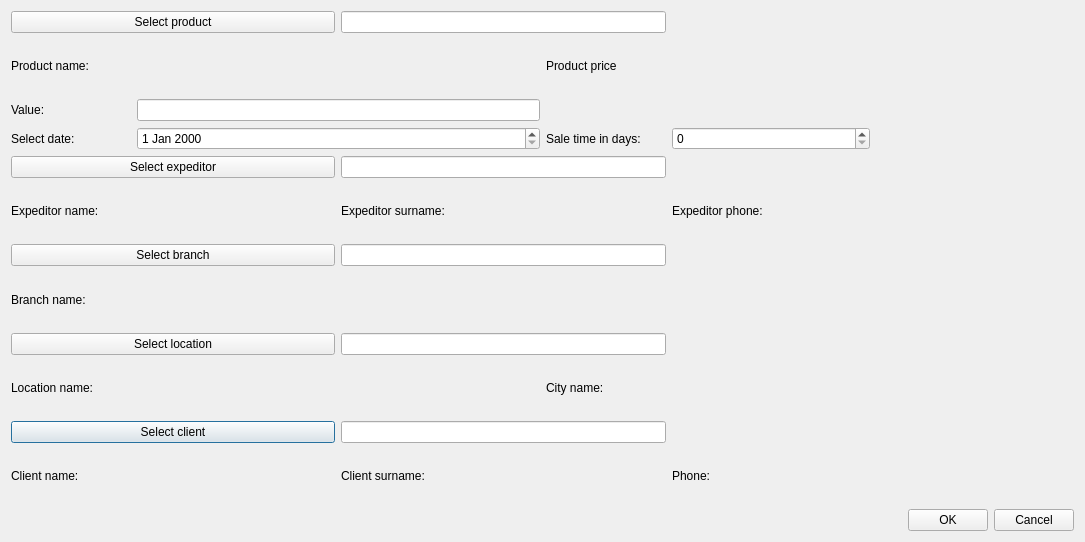
<?xml version="1.0" encoding="UTF-8"?>
<ui version="4.0">
 <class>CreatePriceExtension</class>
 <widget class="QDialog" name="CreatePriceExtension">
  <property name="geometry">
   <rect>
    <x>0</x>
    <y>0</y>
    <width>1085</width>
    <height>542</height>
   </rect>
  </property>
  <property name="minimumSize">
   <size>
    <width>150</width>
    <height>0</height>
   </size>
  </property>
  <property name="maximumSize">
   <size>
    <width>16777215</width>
    <height>16777215</height>
   </size>
  </property>
  <property name="windowTitle">
   <string>Create/Update price extension</string>
  </property>
  <property name="locale">
   <locale language="English" country="UnitedStates"/>
  </property>
  <property name="modal">
   <bool>false</bool>
  </property>
  <layout class="QGridLayout" name="gridLayout">
   <property name="leftMargin">
    <number>11</number>
   </property>
   <property name="topMargin">
    <number>11</number>
   </property>
   <property name="rightMargin">
    <number>11</number>
   </property>
   <property name="bottomMargin">
    <number>11</number>
   </property>
   <item row="3" column="4">
    <widget class="QSpinBox" name="daySpb">
     <property name="maximum">
      <number>365</number>
     </property>
    </widget>
   </item>
   <item row="11" column="1">
    <widget class="QLabel" name="clientNamePh">
     <property name="font">
      <font>
       <family>Times New Roman</family>
       <pointsize>12</pointsize>
       <weight>75</weight>
       <italic>true</italic>
       <bold>true</bold>
      </font>
     </property>
     <property name="text">
      <string/>
     </property>
    </widget>
   </item>
   <item row="8" column="2" colspan="2">
    <widget class="QLineEdit" name="locationEdit">
     <property name="readOnly">
      <bool>true</bool>
     </property>
    </widget>
   </item>
   <item row="11" column="0">
    <widget class="QLabel" name="clientNameLb">
     <property name="text">
      <string>Client name:</string>
     </property>
    </widget>
   </item>
   <item row="3" column="1" colspan="2">
    <widget class="QDateEdit" name="dateEdit"/>
   </item>
   <item row="3" column="0">
    <widget class="QLabel" name="dateLb">
     <property name="text">
      <string>Select date:</string>
     </property>
    </widget>
   </item>
   <item row="3" column="3">
    <widget class="QLabel" name="dayCountLb">
     <property name="text">
      <string>Sale time in days:</string>
     </property>
    </widget>
   </item>
   <item row="11" column="3">
    <widget class="QLabel" name="clientSurnamePh">
     <property name="font">
      <font>
       <family>Times New Roman</family>
       <pointsize>12</pointsize>
       <weight>75</weight>
       <italic>true</italic>
       <bold>true</bold>
      </font>
     </property>
     <property name="text">
      <string/>
     </property>
    </widget>
   </item>
   <item row="2" column="0">
    <widget class="QLabel" name="valueLb">
     <property name="text">
      <string>Value:</string>
     </property>
    </widget>
   </item>
   <item row="2" column="1" colspan="2">
    <widget class="QLineEdit" name="valueEdit"/>
   </item>
   <item row="11" column="5">
    <widget class="QLabel" name="clientPhonePh">
     <property name="font">
      <font>
       <family>Times New Roman</family>
       <pointsize>12</pointsize>
       <weight>75</weight>
       <italic>true</italic>
       <bold>true</bold>
      </font>
     </property>
     <property name="text">
      <string/>
     </property>
    </widget>
   </item>
   <item row="11" column="4">
    <widget class="QLabel" name="clientPhoneLb">
     <property name="text">
      <string>Phone:</string>
     </property>
    </widget>
   </item>
   <item row="9" column="3">
    <widget class="QLabel" name="cityNameLb">
     <property name="minimumSize">
      <size>
       <width>120</width>
       <height>0</height>
      </size>
     </property>
     <property name="text">
      <string>City name:</string>
     </property>
    </widget>
   </item>
   <item row="9" column="1" colspan="2">
    <widget class="QLabel" name="regionNamePh">
     <property name="font">
      <font>
       <family>Times New Roman</family>
       <pointsize>12</pointsize>
       <weight>75</weight>
       <italic>true</italic>
       <bold>true</bold>
      </font>
     </property>
     <property name="text">
      <string/>
     </property>
    </widget>
   </item>
   <item row="9" column="0">
    <widget class="QLabel" name="rgNameLb">
     <property name="text">
      <string>Location name:</string>
     </property>
    </widget>
   </item>
   <item row="10" column="0" colspan="2">
    <widget class="QPushButton" name="clientBtn">
     <property name="text">
      <string>Select client</string>
     </property>
    </widget>
   </item>
   <item row="11" column="2">
    <widget class="QLabel" name="label_2">
     <property name="text">
      <string>Client surname:</string>
     </property>
    </widget>
   </item>
   <item row="0" column="0" colspan="2">
    <widget class="QPushButton" name="productBtn">
     <property name="minimumSize">
      <size>
       <width>200</width>
       <height>0</height>
      </size>
     </property>
     <property name="text">
      <string>Select product</string>
     </property>
    </widget>
   </item>
   <item row="0" column="2" colspan="2">
    <widget class="QLineEdit" name="productEdit">
     <property name="toolTip">
      <string>&lt;html&gt;&lt;head/&gt;&lt;body&gt;&lt;p&gt;Enter client ID&lt;/p&gt;&lt;/body&gt;&lt;/html&gt;</string>
     </property>
     <property name="readOnly">
      <bool>true</bool>
     </property>
    </widget>
   </item>
   <item row="10" column="2" colspan="2">
    <widget class="QLineEdit" name="clientEdit">
     <property name="readOnly">
      <bool>true</bool>
     </property>
    </widget>
   </item>
   <item row="8" column="0" colspan="2">
    <widget class="QPushButton" name="locationBtn">
     <property name="text">
      <string>Select location</string>
     </property>
    </widget>
   </item>
   <item row="7" column="0">
    <widget class="QLabel" name="brNameLb">
     <property name="minimumSize">
      <size>
       <width>120</width>
       <height>0</height>
      </size>
     </property>
     <property name="maximumSize">
      <size>
       <width>50</width>
       <height>16777215</height>
      </size>
     </property>
     <property name="text">
      <string>Branch name:</string>
     </property>
    </widget>
   </item>
   <item row="6" column="2" colspan="2">
    <widget class="QLineEdit" name="branchEdit">
     <property name="toolTip">
      <string>&lt;html&gt;&lt;head/&gt;&lt;body&gt;&lt;p&gt;Enter employee ID&lt;/p&gt;&lt;/body&gt;&lt;/html&gt;</string>
     </property>
     <property name="readOnly">
      <bool>true</bool>
     </property>
    </widget>
   </item>
   <item row="6" column="0" colspan="2">
    <widget class="QPushButton" name="branchBtn">
     <property name="text">
      <string>Select branch</string>
     </property>
    </widget>
   </item>
   <item row="1" column="0">
    <widget class="QLabel" name="prNameLb">
     <property name="minimumSize">
      <size>
       <width>120</width>
       <height>0</height>
      </size>
     </property>
     <property name="maximumSize">
      <size>
       <width>50</width>
       <height>16777215</height>
      </size>
     </property>
     <property name="text">
      <string>Product name:</string>
     </property>
    </widget>
   </item>
   <item row="12" column="0" colspan="6">
    <layout class="QHBoxLayout" name="horizontalLayout">
     <item>
      <spacer name="horizontalSpacer">
       <property name="orientation">
        <enum>Qt::Horizontal</enum>
       </property>
       <property name="sizeHint" stdset="0">
        <size>
         <width>40</width>
         <height>20</height>
        </size>
       </property>
      </spacer>
     </item>
     <item>
      <widget class="QPushButton" name="okBtn">
       <property name="text">
        <string>OK</string>
       </property>
      </widget>
     </item>
     <item>
      <widget class="QPushButton" name="cancelBtn">
       <property name="text">
        <string>Cancel</string>
       </property>
      </widget>
     </item>
    </layout>
   </item>
   <item row="1" column="1" colspan="2">
    <widget class="QLabel" name="prNamePh">
     <property name="minimumSize">
      <size>
       <width>100</width>
       <height>0</height>
      </size>
     </property>
     <property name="font">
      <font>
       <family>Times New Roman</family>
       <pointsize>12</pointsize>
       <weight>75</weight>
       <italic>true</italic>
       <bold>true</bold>
      </font>
     </property>
     <property name="text">
      <string/>
     </property>
    </widget>
   </item>
   <item row="1" column="3">
    <widget class="QLabel" name="prPriceLb">
     <property name="minimumSize">
      <size>
       <width>120</width>
       <height>0</height>
      </size>
     </property>
     <property name="maximumSize">
      <size>
       <width>50</width>
       <height>16777215</height>
      </size>
     </property>
     <property name="text">
      <string>Product price</string>
     </property>
    </widget>
   </item>
   <item row="1" column="4" colspan="2">
    <widget class="QLabel" name="prPricePh">
     <property name="minimumSize">
      <size>
       <width>100</width>
       <height>0</height>
      </size>
     </property>
     <property name="font">
      <font>
       <family>Times New Roman</family>
       <pointsize>12</pointsize>
       <weight>75</weight>
       <italic>true</italic>
       <bold>true</bold>
      </font>
     </property>
     <property name="text">
      <string/>
     </property>
    </widget>
   </item>
   <item row="7" column="1" colspan="3">
    <widget class="QLabel" name="brNamePh">
     <property name="minimumSize">
      <size>
       <width>100</width>
       <height>0</height>
      </size>
     </property>
     <property name="font">
      <font>
       <family>Times New Roman</family>
       <pointsize>12</pointsize>
       <weight>75</weight>
       <italic>true</italic>
       <bold>true</bold>
      </font>
     </property>
     <property name="text">
      <string/>
     </property>
    </widget>
   </item>
   <item row="9" column="4" colspan="2">
    <widget class="QLabel" name="cityNamePh">
     <property name="minimumSize">
      <size>
       <width>150</width>
       <height>0</height>
      </size>
     </property>
     <property name="font">
      <font>
       <family>Times New Roman</family>
       <pointsize>12</pointsize>
       <weight>75</weight>
       <italic>true</italic>
       <bold>true</bold>
      </font>
     </property>
     <property name="text">
      <string/>
     </property>
    </widget>
   </item>
   <item row="5" column="0">
    <widget class="QLabel" name="label">
     <property name="text">
      <string>Expeditor name:</string>
     </property>
    </widget>
   </item>
   <item row="4" column="0" colspan="2">
    <widget class="QPushButton" name="expeditorBtn">
     <property name="text">
      <string>Select expeditor</string>
     </property>
    </widget>
   </item>
   <item row="4" column="2" colspan="2">
    <widget class="QLineEdit" name="expeditorEdit">
     <property name="readOnly">
      <bool>true</bool>
     </property>
    </widget>
   </item>
   <item row="5" column="1">
    <widget class="QLabel" name="expeditorNamePh">
     <property name="text">
      <string/>
     </property>
    </widget>
   </item>
   <item row="5" column="2">
    <widget class="QLabel" name="label_4">
     <property name="text">
      <string>Expeditor surname:</string>
     </property>
    </widget>
   </item>
   <item row="5" column="3">
    <widget class="QLabel" name="expeditorSurnamePh">
     <property name="text">
      <string/>
     </property>
    </widget>
   </item>
   <item row="5" column="4">
    <widget class="QLabel" name="Expeditorphone">
     <property name="text">
      <string>Expeditor phone:</string>
     </property>
    </widget>
   </item>
   <item row="5" column="5">
    <widget class="QLabel" name="expeditorPhonePh">
     <property name="text">
      <string/>
     </property>
    </widget>
   </item>
  </layout>
 </widget>
 <tabstops>
  <tabstop>productBtn</tabstop>
  <tabstop>branchBtn</tabstop>
  <tabstop>locationBtn</tabstop>
  <tabstop>okBtn</tabstop>
  <tabstop>cancelBtn</tabstop>
 </tabstops>
 <resources/>
 <connections/>
</ui>
